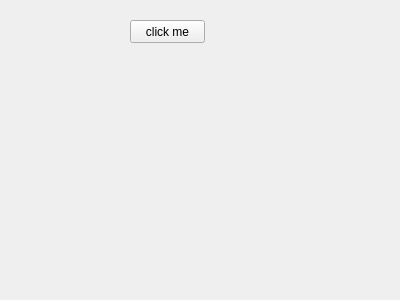
<?xml version="1.0" encoding="UTF-8"?>
<ui version="4.0">
 <class>Widget</class>
 <widget class="QWidget" name="Widget">
  <property name="geometry">
   <rect>
    <x>0</x>
    <y>0</y>
    <width>400</width>
    <height>300</height>
   </rect>
  </property>
  <property name="windowTitle">
   <string>Widget</string>
  </property>
  <widget class="QPushButton" name="pushButton">
   <property name="geometry">
    <rect>
     <x>130</x>
     <y>20</y>
     <width>75</width>
     <height>23</height>
    </rect>
   </property>
   <property name="text">
    <string>click me</string>
   </property>
  </widget>
 </widget>
 <layoutdefault spacing="6" margin="11"/>
 <resources/>
 <connections/>
</ui>
